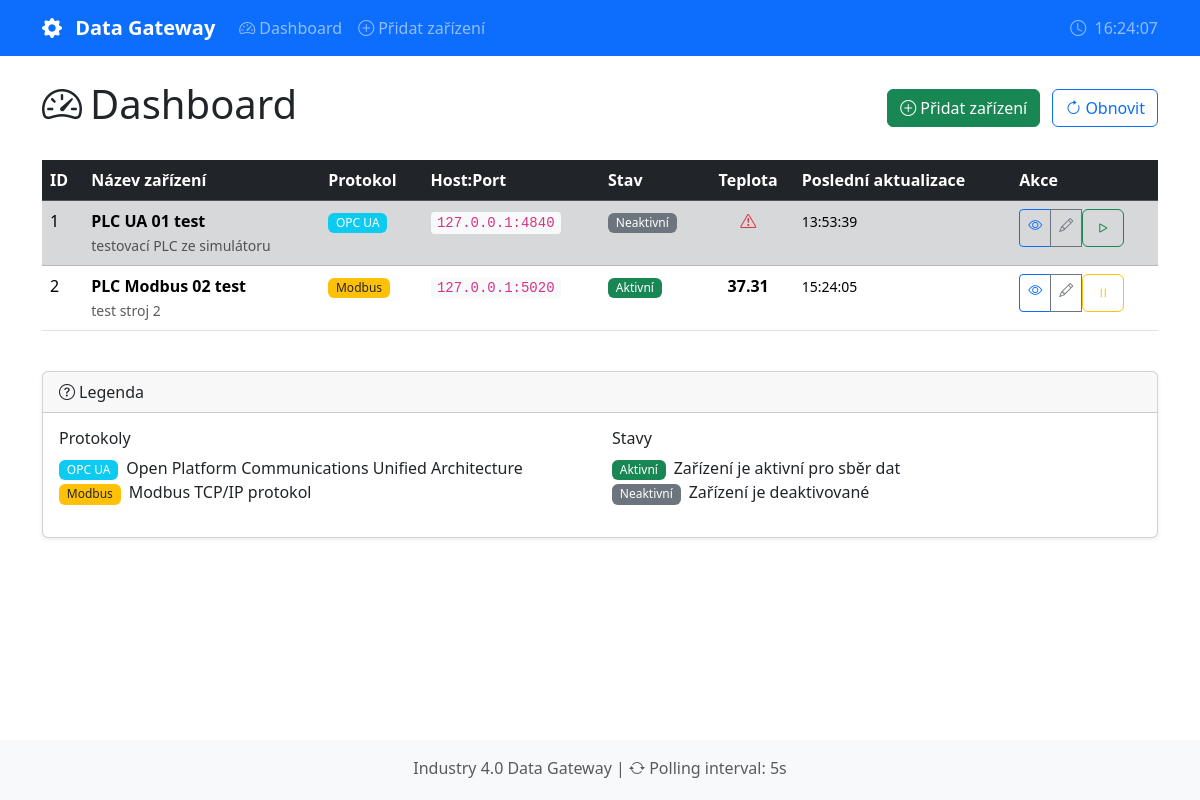
The page / on the database its author committed.
### backend/models.py (models this page shows)
class Tag(SQLModel, table=True):
    id: Optional[int] = Field(default=None, primary_key=True)
    name: str = Field(description="Např. 'Teplota_motoru', 'Stav_RUN'")
    address: str = Field(description="""
        Protokol-specifická adresa:
        - OPC UA: 'ns=2;s=Teplota' nebo 'i=2258'
        - Modbus: 'hr_0' (holding register), 'co_1' (coil),
                  'ir_0' (input register), 'di_0' (discrete input)
    """)
    data_type: str = Field(default="float", description="Datový typ: float, int, bool")
    description: Optional[str] = Field(default=None, description="Popis tagu")
    enabled: bool = Field(default=True, description="Zda je tag aktivní pro sběr")
    device_id: int = Field(foreign_key="device.id")
    device: Device = Relationship(back_populates="tags")
    measurements: List["Measurement"] = Relationship(
        back_populates="tag",
        sa_relationship_kwargs={"cascade": "all, delete-orphan"}
    )

class Device(SQLModel, table=True):
    id: Optional[int] = Field(default=None, primary_key=True)
    name: str = Field(index=True, description="Např. 'Lis-01', 'Čerpadlo-A'")
    protocol: str = Field(description="Protokol: 'opcua' nebo 'modbus'")
    host: str = Field(default="127.0.0.1", description="IP adresa zařízení")
    port: int = Field(description="Port: 4840 pro OPC UA, 5020 pro Modbus")
    endpoint_url: Optional[str] = Field(
        default=None,
        description="OPC UA endpoint URL, např. 'opc.tcp://127.0.0.1:4840'"
    )
    enabled: bool = Field(default=True, description="Zda je zařízení aktivní pro sběr")
    description: Optional[str] = Field(default=None, description="Popis zařízení")
    tags: List["Tag"] = Relationship(back_populates="device", sa_relationship_kwargs={"cascade": "all, delete-orphan"})

class Measurement(SQLModel, table=True):
    id: Optional[int] = Field(default=None, primary_key=True)
    value: float = Field(description="Normalizovaná hodnota (bool: 0/1, int/float: hodnota)")
    timestamp: datetime = Field(
        default_factory=datetime.utcnow,
        description="Čas měření"
    )
    quality: str = Field(default="good", description="Kvalita měření: good, bad, uncertain")
    tag_id: int = Field(foreign_key="tag.id")
    tag: Tag = Relationship(back_populates="measurements")

### main.py (the view)
@app.get("/", response_class=HTMLResponse)
async def dashboard(request: Request):
    with get_session() as session:
        devices = session.exec(select(Device)).all()
        devices_data = []
        all_tags = set()
        for device in devices:
            device_info = get_device_last_values(session, device)
            devices_data.append({
                "device": device,
                "values": device_info["values"],
                "last_update": device_info["last_update"]
            })
            all_tags.update(device_info["values"].keys())
        return templates.TemplateResponse(
            "dashboard.html",
            {
                "request": request,
                "devices_data": devices_data,
                "all_tags": sorted(all_tags)
            }
        )

### frontend/templates/dashboard.html (shortened to what this page needs)
{% extends "base.html" %}
{% block content %}
<div class="d-flex justify-content-between align-items-center mb-4">
    <h1><i class="bi bi-speedometer2 me-2"></i>Dashboard</h1>
    <div>
        <a href="/device/new" class="btn btn-success">
            <i class="bi bi-plus-circle me-1"></i>Přidat zařízení
        </a>
        <button class="btn btn-outline-primary ms-2"
                hx-get="/dashboard-content"
                hx-target="#dashboard-table"
                hx-swap="innerHTML">
            <i class="bi bi-arrow-clockwise me-1"></i>Obnovit
        </button>
    </div>
</div>
{% if not devices_data %}
<div class="alert alert-info">
    <i class="bi bi-info-circle me-2"></i>
    Zatím nejsou nakonfigurována žádná zařízení.
    <a href="/device/new" class="alert-link">Přidejte první zařízení</a>.
</div>
{% else %}
<div id="dashboard-table"
     hx-get="/dashboard-content"
     hx-trigger="every 5s"
     hx-swap="innerHTML">
    {% include "partials/dashboard_table.html" %}
</div>
{% endif %}
<div class="card mt-4">
    <div class="card-header">
        <i class="bi bi-question-circle me-1"></i>Legenda
    </div>
    <div class="card-body">
        <div class="row">
            <div class="col-md-6">
                <h6>Protokoly</h6>
                <ul class="list-unstyled">
                    <li><span class="badge bg-info me-2">OPC UA</span>Open Platform Communications Unified Architecture</li>
                    <li><span class="badge bg-warning text-dark me-2">Modbus</span>Modbus TCP/IP protokol</li>
                </ul>
            </div>
            <div class="col-md-6">
                <h6>Stavy</h6>
                <ul class="list-unstyled">
                    <li><span class="badge bg-success me-2">Aktivní</span>Zařízení je aktivní pro sběr dat</li>
                    <li><span class="badge bg-secondary me-2">Neaktivní</span>Zařízení je deaktivované</li>
                </ul>
            </div>
        </div>
    </div>
</div>
{% endblock %}

### frontend/templates/partials/dashboard_table.html
<div class="table-responsive">
    <table class="table table-hover table-striped">
        <thead class="table-dark">
            <tr>
                <th>ID</th>
                <th>Název zařízení</th>
                <th>Protokol</th>
                <th>Host:Port</th>
                <th>Stav</th>
                {% for tag_name in all_tags %}
                <th class="text-center">{{ tag_name }}</th>
                {% endfor %}
                <th>Poslední aktualizace</th>
                <th>Akce</th>
            </tr>
        </thead>
        <tbody>
            {% for data in devices_data %}
            <tr class="{% if not data.device.enabled %}table-secondary{% endif %}">
                <td>{{ data.device.id }}</td>
                <td>
                    <strong>{{ data.device.name }}</strong>
                    {% if data.device.description %}
                    <br><small class="text-muted">{{ data.device.description }}</small>
                    {% endif %}
                </td>
                <td>
                    {% if data.device.protocol == 'opcua' %}
                    <span class="badge bg-info">OPC UA</span>
                    {% else %}
                    <span class="badge bg-warning text-dark">Modbus</span>
                    {% endif %}
                </td>
                <td>
                    <code>{{ data.device.host }}:{{ data.device.port }}</code>
                </td>
                <td>
                    {% if data.device.enabled %}
                    <span class="badge bg-success">Aktivní</span>
                    {% else %}
                    <span class="badge bg-secondary">Neaktivní</span>
                    {% endif %}
                </td>
                {% for tag_name in all_tags %}
                <td class="text-center">
                    {% if tag_name in data['values'] %}
                        {% set val = data['values'][tag_name] %}
                        {% if val.quality == 'good' %}
                            {% if val.data_type == 'bool' %}
                                {% if val.value == 1.0 %}
                                <span class="badge bg-success">ON</span>
                                {% else %}
                                <span class="badge bg-danger">OFF</span>
                                {% endif %}
                            {% else %}
                                <strong>{{ "%.2f"|format(val.value) }}</strong>
                            {% endif %}
                        {% else %}
                            <span class="text-danger" title="Chyba čtení">
                                <i class="bi bi-exclamation-triangle"></i>
                            </span>
                        {% endif %}
                    {% else %}
                        <span class="text-muted">-</span>
                    {% endif %}
                </td>
                {% endfor %}
                <td>
                    {% if data.last_update %}
                    <small>{{ data.last_update.strftime('%H:%M:%S') }}</small>
                    {% else %}
                    <span class="text-muted">-</span>
                    {% endif %}
                </td>
                <td>
                    <div class="btn-group btn-group-sm">
                        <a href="/device/{{ data.device.id }}" class="btn btn-outline-primary" title="Detail">
                            <i class="bi bi-eye"></i>
                        </a>
                        <a href="/device/{{ data.device.id }}/edit" class="btn btn-outline-secondary" title="Upravit">
                            <i class="bi bi-pencil"></i>
                        </a>
                        <form action="/device/{{ data.device.id }}/toggle" method="post" style="display:inline;">
                            <button type="submit" class="btn btn-outline-{% if data.device.enabled %}warning{% else %}success{% endif %}"
                                    title="{% if data.device.enabled %}Deaktivovat{% else %}Aktivovat{% endif %}">
                                <i class="bi bi-{% if data.device.enabled %}pause{% else %}play{% endif %}"></i>
                            </button>
                        </form>
                    </div>
                </td>
            </tr>
            {% endfor %}
        </tbody>
    </table>
</div>

### frontend/static/style.css (style rules this page uses)
.card { box-shadow: 0 0.125rem 0.25rem rgba(0, 0, 0, 0.075); }
.table th { white-space: nowrap; }
code { background-color: #f8f9fa; padding: 0.2rem 0.4rem; border-radius: 0.25rem; font-size: 0.875em; }
.badge { font-weight: 500; }
html { min-height: 100%; position: relative; }
body { margin-bottom: 60px; }
.badge.bg-info { background-color: #0dcaf0 !important; }
.badge.bg-warning { background-color: #ffc107 !important; }

### rows shown on the page
Tag: name "Teplota"
Device: device.id "1", device.name "PLC UA 01 test", device.description "testovací PLC ze simulátoru", device.host "127.0.0.1", device.port "4840", enabled False (drawn)
Measurement: last_update "13:53:39"
Device: device.id "2", device.name "PLC Modbus 02 test", device.description "test stroj 2", device.host "127.0.0.1", device.port "5020", enabled True (drawn)
Measurement: value "37.31", last_update "15:24:05"
